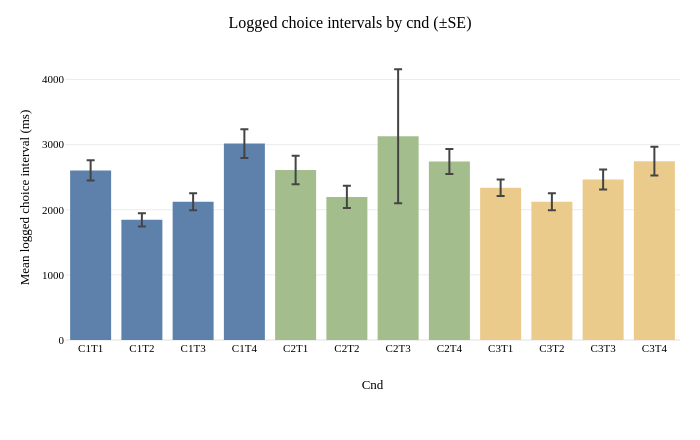
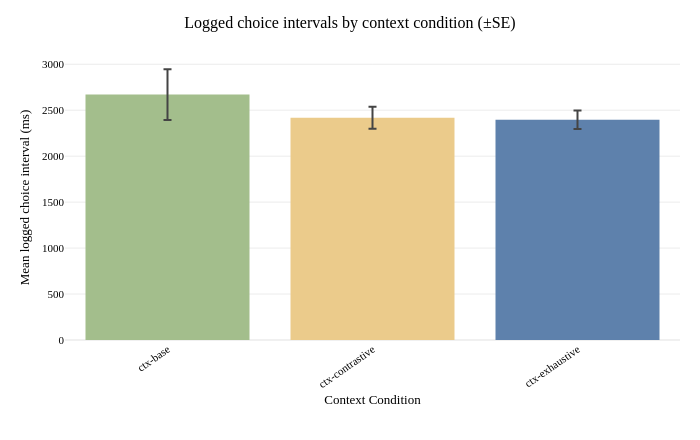
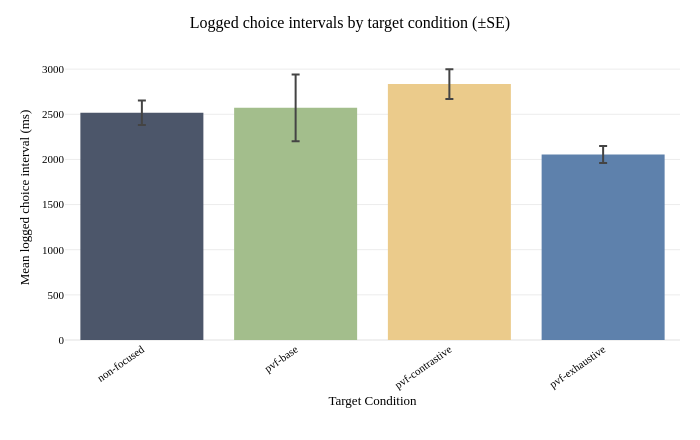

Notebook code cell kept with these figures, in order:
### Markdown cell above
#### Logged choice-interval plots

Combined-condition bars use the context color; target conditions can be read from the T1–T4 codes described above.

### Code cell
# Use the same condition colors as the reading-time figures.
choice_interval_figures = {}
for condition, summary in choice_summaries.items():
    figure = px.bar(
        summary, x=condition, y='mean_ms', color=condition,
        color_discrete_map=color_map, error_y=ERROR_BAR,
        hover_data={'sd_ms': ':.1f', 'se_ms': ':.1f', 'n_submissions': True},
        labels={condition: condition.replace('_', ' ').title(),
                'mean_ms': 'Mean logged choice interval (ms)'},
        title=f'Logged choice intervals by {condition.replace("_", " ")} (±{ERROR_BAR[:2].upper()})'
    )
    figure.update_layout(width=FIGURE_WIDTH, height=FIGURE_HEIGHT,
                         margin=dict(l=65, r=20, t=55, b=100), showlegend=False)
    figure.update_xaxes(tickangle=-35 if condition != 'cnd' else 0)
    choice_interval_figures[condition] = figure
    figure.show()

### Figure 1 — Plotly figure (JSON) as saved in the notebook; plotly's stock layout.template omitted (floating-point values rounded to 4 significant figures)
{"data": [{"customdata": [[1478.0, 155.8, 90.0]], "error_y": {"array": [155.8]}, "hovertemplate": "Cnd=%{x}<br>Mean logged choice interval (ms)=%{y}<br>sd_ms=%{customdata[0]:.1f}<br>se_ms=%{customdata[1]:.1f}<br>n_submissions=%{customdata[2]}<extra></extra>", "legendgroup": "C1T1", "marker": {"color": "#5e81ac", "pattern": {"shape": ""}}, "name": "C1T1", "orientation": "v", "showlegend": true, "textposition": "auto", "type": "bar", "x": ["C1T1"], "xaxis": "x", "y": [2604.0], "yaxis": "y"}, {"customdata": [[973.3, 102.6, 90.0]], "error_y": {"array": [102.6]}, "hovertemplate": "Cnd=%{x}<br>Mean logged choice interval (ms)=%{y}<br>sd_ms=%{customdata[0]:.1f}<br>se_ms=%{customdata[1]:.1f}<br>n_submissions=%{customdata[2]}<extra></extra>", "legendgroup": "C1T2", "marker": {"color": "#5e81ac", "pattern": {"shape": ""}}, "name": "C1T2", "orientation": "v", "showlegend": true, "textposition": "auto", "type": "bar", "x": ["C1T2"], "xaxis": "x", "y": [1845.0], "yaxis": "y"}, {"customdata": [[1235.0, 130.1, 90.0]], "error_y": {"array": [130.1]}, "hovertemplate": "Cnd=%{x}<br>Mean logged choice interval (ms)=%{y}<br>sd_ms=%{customdata[0]:.1f}<br>se_ms=%{customdata[1]:.1f}<br>n_submissions=%{customdata[2]}<extra></extra>", "legendgroup": "C1T3", "marker": {"color": "#5e81ac", "pattern": {"shape": ""}}, "name": "C1T3", "orientation": "v", "showlegend": true, "textposition": "auto", "type": "bar", "x": ["C1T3"], "xaxis": "x", "y": [2123.0], "yaxis": "y"}, {"customdata": [[2092.0, 220.5, 90.0]], "error_y": {"array": [220.5]}, "hovertemplate": "Cnd=%{x}<br>Mean logged choice interval (ms)=%{y}<br>sd_ms=%{customdata[0]:.1f}<br>se_ms=%{customdata[1]:.1f}<br>n_submissions=%{customdata[2]}<extra></extra>", "legendgroup": "C1T4", "marker": {"color": "#5e81ac", "pattern": {"shape": ""}}, "name": "C1T4", "orientation": "v", "showlegend": true, "textposition": "auto", "type": "bar", "x": ["C1T4"], "xaxis": "x", "y": [3016.0], "yaxis": "y"}, {"customdata": [[2073.0, 218.5, 90.0]], "error_y": {"array": [218.5]}, "hovertemplate": "Cnd=%{x}<br>Mean logged choice interval (ms)=%{y}<br>sd_ms=%{customdata[0]:.1f}<br>se_ms=%{customdata[1]:.1f}<br>n_submissions=%{customdata[2]}<extra></extra>", "legendgroup": "C2T1", "marker": {"color": "#a3be8c", "pattern": {"shape": ""}}, "name": "C2T1", "orientation": "v", "showlegend": true, "textposition": "auto", "type": "bar", "x": ["C2T1"], "xaxis": "x", "y": [2612.0], "yaxis": "y"}, {"customdata": [[1618.0, 170.5, 90.0]], "error_y": {"array": [170.5]}, "hovertemplate": "Cnd=%{x}<br>Mean logged choice interval (ms)=%{y}<br>sd_ms=%{customdata[0]:.1f}<br>se_ms=%{customdata[1]:.1f}<br>n_submissions=%{customdata[2]}<extra></extra>", "legendgroup": "C2T2", "marker": {"color": "#a3be8c", "pattern": {"shape": ""}}, "name": "C2T2", "orientation": "v", "showlegend": true, "textposition": "auto", "type": "bar", "x": ["C2T2"], "xaxis": "x", "y": [2197.0], "yaxis": "y"}, {"customdata": [[9751.0, 1028.0, 90.0]], "error_y": {"array": [1028.0]}, "hovertemplate": "Cnd=%{x}<br>Mean logged choice interval (ms)=%{y}<br>sd_ms=%{customdata[0]:.1f}<br>se_ms=%{customdata[1]:.1f}<br>n_submissions=%{customdata[2]}<extra></extra>", "legendgroup": "C2T3", "marker": {"color": "#a3be8c", "pattern": {"shape": ""}}, "name": "C2T3", "orientation": "v", "showlegend": true, "textposition": "auto", "type": "bar", "x": ["C2T3"], "xaxis": "x", "y": [3129.0], "yaxis": "y"}, {"customdata": [[1817.0, 191.5, 90.0]], "error_y": {"array": [191.5]}, "hovertemplate": "Cnd=%{x}<br>Mean logged choice interval (ms)=%{y}<br>sd_ms=%{customdata[0]:.1f}<br>se_ms=%{customdata[1]:.1f}<br>n_submissions=%{customdata[2]}<extra></extra>", "legendgroup": "C2T4", "marker": {"color": "#a3be8c", "pattern": {"shape": ""}}, "name": "C2T4", "orientation": "v", "showlegend": true, "textposition": "auto", "type": "bar", "x": ["C2T4"], "xaxis": "x", "y": [2741.0], "yaxis": "y"}, {"customdata": [[1201.0, 126.5, 90.0]], "error_y": {"array": [126.5]}, "hovertemplate": "Cnd=%{x}<br>Mean logged choice interval (ms)=%{y}<br>sd_ms=%{customdata[0]:.1f}<br>se_ms=%{customdata[1]:.1f}<br>n_submissions=%{customdata[2]}<extra></extra>", "legendgroup": "C3T1", "marker": {"color": "#ebcb8b", "pattern": {"shape": ""}}, "name": "C3T1", "orientation": "v", "showlegend": true, "textposition": "auto", "type": "bar", "x": ["C3T1"], "xaxis": "x", "y": [2338.0], "yaxis": "y"}, {"customdata": [[1236.0, 130.3, 90.0]], "error_y": {"array": [130.3]}, "hovertemplate": "Cnd=%{x}<br>Mean logged choice interval (ms)=%{y}<br>sd_ms=%{customdata[0]:.1f}<br>se_ms=%{customdata[1]:.1f}<br>n_submissions=%{customdata[2]}<extra></extra>", "legendgroup": "C3T2", "marker": {"color": "#ebcb8b", "pattern": {"shape": ""}}, "name": "C3T2", "orientation": "v", "showlegend": true, "textposition": "auto", "type": "bar", "x": ["C3T2"], "xaxis": "x", "y": [2122.0], "yaxis": "y"}, {"customdata": [[1466.0, 154.5, 90.0]], "error_y": {"array": [154.5]}, "hovertemplate": "Cnd=%{x}<br>Mean logged choice interval (ms)=%{y}<br>sd_ms=%{customdata[0]:.1f}<br>se_ms=%{customdata[1]:.1f}<br>n_submissions=%{customdata[2]}<extra></extra>", "legendgroup": "C3T3", "marker": {"color": "#ebcb8b", "pattern": {"shape": ""}}, "name": "C3T3", "orientation": "v", "showlegend": true, "textposition": "auto", "type": "bar", "x": ["C3T3"], "xaxis": "x", "y": [2464.0], "yaxis": "y"}, {"customdata": [[2085.0, 219.8, 90.0]], "error_y": {"array": [219.8]}, "hovertemplate": "Cnd=%{x}<br>Mean logged choice interval (ms)=%{y}<br>sd_ms=%{customdata[0]:.1f}<br>se_ms=%{customdata[1]:.1f}<br>n_submissions=%{customdata[2]}<extra></extra>", "legendgroup": "C3T4", "marker": {"color": "#ebcb8b", "pattern": {"shape": ""}}, "name": "C3T4", "orientation": "v", "showlegend": true, "textposition": "auto", "type": "bar", "x": ["C3T4"], "xaxis": "x", "y": [2746.0], "yaxis": "y"}], "layout": {"barmode": "relative", "height": 440, "legend": {"title": {"text": "Cnd"}, "tracegroupgap": 0}, "margin": {"b": 100, "l": 65, "r": 20, "t": 55}, "showlegend": false, "title": {"text": "Logged choice intervals by cnd (±SE)"}, "width": 700, "xaxis": {"anchor": "y", "categoryarray": ["C1T1", "C1T2", "C1T3", "C1T4", "C2T1", "C2T2", "C2T3", "C2T4", "C3T1", "C3T2", "C3T3", "C3T4"], "categoryorder": "array", "domain": [0, 1], "tickangle": 0, "title": {"text": "Cnd"}}, "yaxis": {"anchor": "x", "domain": [0, 1], "title": {"text": "Mean logged choice interval (ms)"}}}}

### Figure 2 — Plotly figure (JSON) as saved in the notebook; plotly's stock layout.template omitted (floating-point values rounded to 4 significant figures)
{"data": [{"customdata": [[2618.0, 276.0, 90.0]], "error_y": {"array": [276.0]}, "hovertemplate": "Context Condition=%{x}<br>Mean logged choice interval (ms)=%{y}<br>sd_ms=%{customdata[0]:.1f}<br>se_ms=%{customdata[1]:.1f}<br>n_submissions=%{customdata[2]}<extra></extra>", "legendgroup": "ctx-base", "marker": {"color": "#a3be8c", "pattern": {"shape": ""}}, "name": "ctx-base", "orientation": "v", "showlegend": true, "textposition": "auto", "type": "bar", "x": ["ctx-base"], "xaxis": "x", "y": [2670.0], "yaxis": "y"}, {"customdata": [[1130.0, 119.1, 90.0]], "error_y": {"array": [119.1]}, "hovertemplate": "Context Condition=%{x}<br>Mean logged choice interval (ms)=%{y}<br>sd_ms=%{customdata[0]:.1f}<br>se_ms=%{customdata[1]:.1f}<br>n_submissions=%{customdata[2]}<extra></extra>", "legendgroup": "ctx-contrastive", "marker": {"color": "#ebcb8b", "pattern": {"shape": ""}}, "name": "ctx-contrastive", "orientation": "v", "showlegend": true, "textposition": "auto", "type": "bar", "x": ["ctx-contrastive"], "xaxis": "x", "y": [2417.0], "yaxis": "y"}, {"customdata": [[952.3, 100.4, 90.0]], "error_y": {"array": [100.4]}, "hovertemplate": "Context Condition=%{x}<br>Mean logged choice interval (ms)=%{y}<br>sd_ms=%{customdata[0]:.1f}<br>se_ms=%{customdata[1]:.1f}<br>n_submissions=%{customdata[2]}<extra></extra>", "legendgroup": "ctx-exhaustive", "marker": {"color": "#5e81ac", "pattern": {"shape": ""}}, "name": "ctx-exhaustive", "orientation": "v", "showlegend": true, "textposition": "auto", "type": "bar", "x": ["ctx-exhaustive"], "xaxis": "x", "y": [2397.0], "yaxis": "y"}], "layout": {"barmode": "relative", "height": 440, "legend": {"title": {"text": "Context Condition"}, "tracegroupgap": 0}, "margin": {"b": 100, "l": 65, "r": 20, "t": 55}, "showlegend": false, "title": {"text": "Logged choice intervals by context condition (±SE)"}, "width": 700, "xaxis": {"anchor": "y", "categoryarray": ["ctx-base", "ctx-contrastive", "ctx-exhaustive"], "categoryorder": "array", "domain": [0, 1], "tickangle": -35, "title": {"text": "Context Condition"}}, "yaxis": {"anchor": "x", "domain": [0, 1], "title": {"text": "Mean logged choice interval (ms)"}}}}

### Figure 3 — Plotly figure (JSON) as saved in the notebook; plotly's stock layout.template omitted (floating-point values rounded to 4 significant figures)
{"data": [{"customdata": [[1286.0, 135.6, 90.0]], "error_y": {"array": [135.6]}, "hovertemplate": "Target Condition=%{x}<br>Mean logged choice interval (ms)=%{y}<br>sd_ms=%{customdata[0]:.1f}<br>se_ms=%{customdata[1]:.1f}<br>n_submissions=%{customdata[2]}<extra></extra>", "legendgroup": "non-focused", "marker": {"color": "#4c566a", "pattern": {"shape": ""}}, "name": "non-focused", "orientation": "v", "showlegend": true, "textposition": "auto", "type": "bar", "x": ["non-focused"], "xaxis": "x", "y": [2518.0], "yaxis": "y"}, {"customdata": [[3509.0, 369.9, 90.0]], "error_y": {"array": [369.9]}, "hovertemplate": "Target Condition=%{x}<br>Mean logged choice interval (ms)=%{y}<br>sd_ms=%{customdata[0]:.1f}<br>se_ms=%{customdata[1]:.1f}<br>n_submissions=%{customdata[2]}<extra></extra>", "legendgroup": "pvf-base", "marker": {"color": "#a3be8c", "pattern": {"shape": ""}}, "name": "pvf-base", "orientation": "v", "showlegend": true, "textposition": "auto", "type": "bar", "x": ["pvf-base"], "xaxis": "x", "y": [2572.0], "yaxis": "y"}, {"customdata": [[1560.0, 164.5, 90.0]], "error_y": {"array": [164.5]}, "hovertemplate": "Target Condition=%{x}<br>Mean logged choice interval (ms)=%{y}<br>sd_ms=%{customdata[0]:.1f}<br>se_ms=%{customdata[1]:.1f}<br>n_submissions=%{customdata[2]}<extra></extra>", "legendgroup": "pvf-contrastive", "marker": {"color": "#ebcb8b", "pattern": {"shape": ""}}, "name": "pvf-contrastive", "orientation": "v", "showlegend": true, "textposition": "auto", "type": "bar", "x": ["pvf-contrastive"], "xaxis": "x", "y": [2834.0], "yaxis": "y"}, {"customdata": [[884.4, 93.22, 90.0]], "error_y": {"array": [93.22]}, "hovertemplate": "Target Condition=%{x}<br>Mean logged choice interval (ms)=%{y}<br>sd_ms=%{customdata[0]:.1f}<br>se_ms=%{customdata[1]:.1f}<br>n_submissions=%{customdata[2]}<extra></extra>", "legendgroup": "pvf-exhaustive", "marker": {"color": "#5e81ac", "pattern": {"shape": ""}}, "name": "pvf-exhaustive", "orientation": "v", "showlegend": true, "textposition": "auto", "type": "bar", "x": ["pvf-exhaustive"], "xaxis": "x", "y": [2055.0], "yaxis": "y"}], "layout": {"barmode": "relative", "height": 440, "legend": {"title": {"text": "Target Condition"}, "tracegroupgap": 0}, "margin": {"b": 100, "l": 65, "r": 20, "t": 55}, "showlegend": false, "title": {"text": "Logged choice intervals by target condition (±SE)"}, "width": 700, "xaxis": {"anchor": "y", "categoryarray": ["non-focused", "pvf-base", "pvf-contrastive", "pvf-exhaustive"], "categoryorder": "array", "domain": [0, 1], "tickangle": -35, "title": {"text": "Target Condition"}}, "yaxis": {"anchor": "x", "domain": [0, 1], "title": {"text": "Mean logged choice interval (ms)"}}}}
